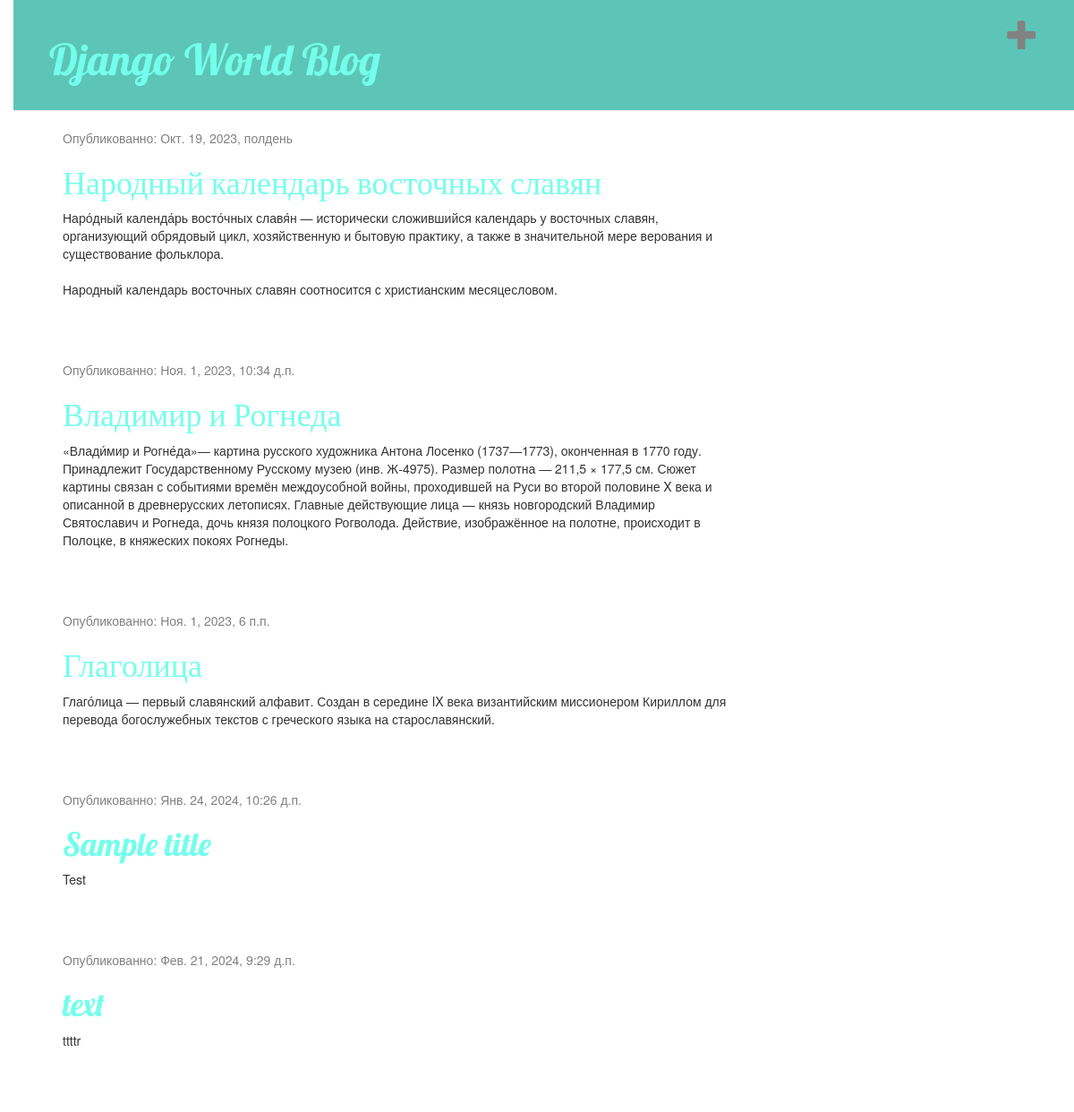
The app's page / (signed in) with its own data.
### blog/models.py (models this page shows, shortened)
class Post(models.Model):
    author = models.ForeignKey(settings.AUTH_USER_MODEL, on_delete=models.CASCADE)
    title = models.CharField(max_length=200)
    text = models.TextField()
    created_date = models.DateTimeField(default=timezone.now)
    published_date = models.DateTimeField(blank=True, null=True)

### blog/views.py (the view)
# urls.py: path('', views.post_list, name='post_list'),
def post_list(request):
	posts = Post.objects.filter(published_date__lte=timezone.now()).order_by('published_date')
	return render(request, 'blog/post_list.html', {'posts': posts})

### blog/templates/blog/post_list.html
{% extends 'blog/base.html' %}
{% block content %}
    {% for post in posts %}
        <div class="post">
            <div class="date">
                <p>Опубликованно: {{ post.published_date }}</p>
            </div>
            <h1><a href="{% url 'post_detail' pk=post.pk %}">{{ post.title }}</a></h1>
            <p>{{ post.text|linebreaksbr }}</p>
        </div>
    {% endfor %}
{% endblock %}

### blog/static/css/blog.css (style rules this page uses)
h1 a { color: #73ffeb; font-family: 'Lobster'; }
body { padding-left: 15px; }
h1, h2, h3, h4 { font-family: 'Lobster', cursive; }
.date { color: #828282; }
.post { margin-bottom: 70px; }

### records on screen
Post: published_date "Окт. 19, 2023, полдень", title "Народный календарь восточных славян", text "Наро́дный календа́рь восто́чных славя́н — исторически сложившийся календарь у восточных славян, организующий обрядовый цикл, хозяйственную и бытовую практику, а также в значительной мере верования и существование фольклора. Народный календарь восточных славян соотносится с христианским месяцесловом."
Post: published_date "Ноя. 1, 2023, 10:34 д.п.", title "Владимир и Рогнеда", text "«Влади́мир и Рогне́да»— картина русского художника Антона Лосенко (1737—1773), оконченная в 1770 году. Принадлежит Государственному Русскому музею (инв. Ж-4975). Размер полотна — 211,5 × 177,5 см. Сюжет картины связан с событиями времён междоусобной войны, проходившей на Руси во второй половине X века и описанной в древнерусских летописях. Главные действующие лица — князь новгородский Владимир Святославич и Рогнеда, дочь князя полоцкого Рогволода. Действие, изображённое на полотне, происходит в Полоцке, в княжеских покоях Рогнеды."
Post: published_date "Ноя. 1, 2023, 6 п.п.", title "Глаголица", text "Глаго́лица — первый славянский алфавит. Создан в середине IX века византийским миссионером Кириллом для перевода богослужебных текстов с греческого языка на старославянский."
Post: published_date "Янв. 24, 2024, 10:26 д.п.", title "Sample title", text "Test"
Post: published_date "Фев. 21, 2024, 9:29 д.п.", title "text", text "ttttr"
